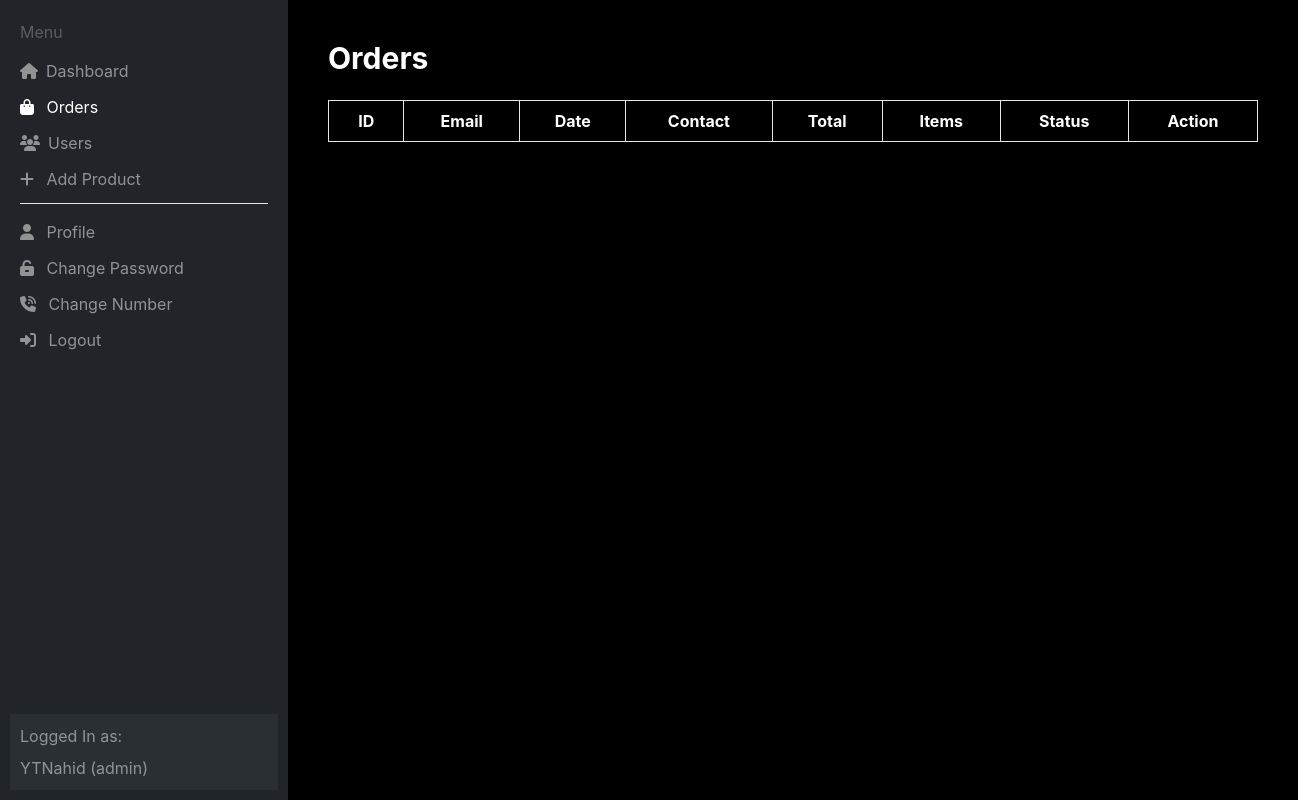
The app's page /orders.php (signed in), older data.
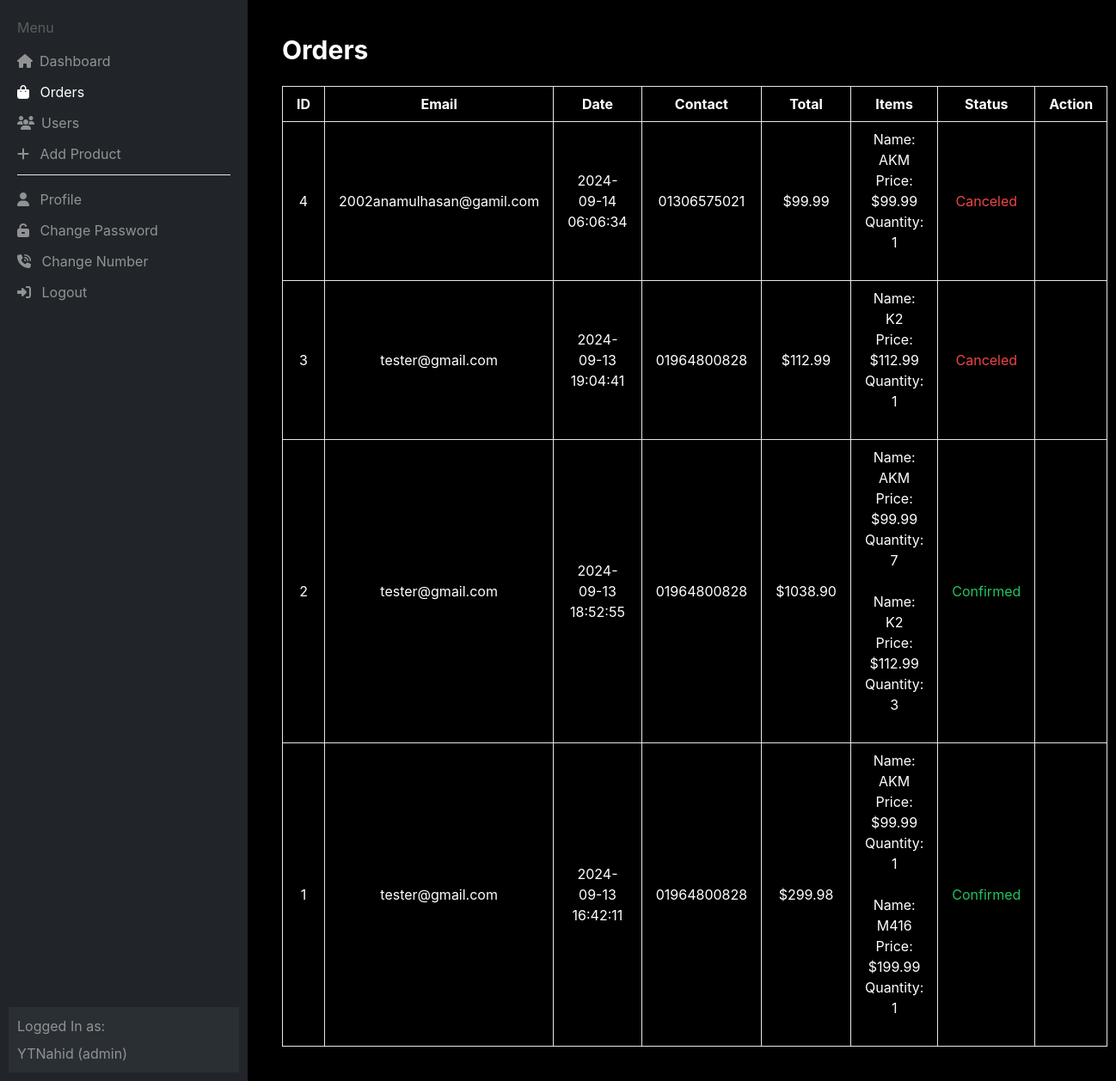
The same page, newer data.
### tables this page shows
CREATE TABLE `orders` (
  `id` int(11) NOT NULL,
  `email` varchar(255) NOT NULL,
  `order_date` timestamp NOT NULL DEFAULT current_timestamp(),
  `total` decimal(10,2) NOT NULL,
  `items` text NOT NULL,
  `status` varchar(50) NOT NULL DEFAULT 'pending'
);

CREATE TABLE `users` (
  `id` int(11) NOT NULL,
  `username` varchar(50) NOT NULL,
  `email` varchar(100) NOT NULL,
  `password` varchar(255) NOT NULL,
  `contact` varchar(50) NOT NULL,
  `gender` enum('male','female') NOT NULL,
  `birth_date` date NOT NULL,
  `role` varchar(50) NOT NULL DEFAULT 'customer',
  `created_at` timestamp NOT NULL DEFAULT current_timestamp()
);

### orders.php (the view, shortened to what this page needs)
<?php
include 'connect.php';
$role = $_SESSION['role'];
$username = $_SESSION['username'];
$sql = $conn->query("
    SELECT orders.*, users.contact
    FROM orders
    JOIN users ON orders.email = users.email
    ORDER BY orders.order_date DESC
");
$orders = $sql->fetch_all(MYSQLI_ASSOC);
?>
<!DOCTYPE html>
<html lang="en">
<head>
    <link rel="stylesheet" href="./css/global-style.css">
    <link rel="stylesheet" href="./css/style.css">
    <script src="https://cdn.tailwindcss.com"></script>
</head>
<body class="dashboard bg-black">
    <header class="column sidebar bg-bg-color w-72 h-screen justify-between fixed">
        <div class="column">
            <p class="text-white opacity-25">Menu</p>
            <nav>
                <ul class="nav-menu space-y-3">
                    <li class=""><a href="./dashboard.php"><i class="fa-solid fa-house"></i>Dashboard</a></li>
                    <?php if ($role === 'admin'): ?>
                        <li><a href="./orders.php" class="open"><i class="fa-solid fa-bag-shopping"></i> Orders</a></li>
                        <li><a href="./users.php"><i class="fa-solid fa-users pr-0"></i>Users</a></li>
                        <li><a href="./add_product.php"><i class="fa-solid fa-plus"></i> Add Product</a></li>
                    <?php endif; ?>
                    <li class="border-t pt-4 mt-[50px]"><a href="./profile.php"><i class="fa-solid fa-user"></i> Profile</a></li>
                    <li class=""><a href="./change_pass.php"><i class="fa-solid fa-unlock-keyhole"></i> Change Password</a></li>
                    <li class=""><a href="./change_number.php"><i class="fa-solid fa-phone-volume"></i> Change Number</a></li>
                    <li><a href="./logout.php"><i class="fa-solid fa-right-to-bracket"></i> Logout</a></li>
                </ul>
            </nav>
        </div>
        <div class="column current-user bg-[#343a40] gap-2">
            <p>Logged In as:</p>
            <p><?php echo $username . " (" . $role . ")"; ?></p>
        </div>
    </header>
    <main class="content ml-72 min-h-screen p-10">
        <h1 class="text-white text-3xl font-bold mb-6">Orders</h1>
        <table class="table-auto w-full bg-transparent text-white text-center border border-gray-700">
            <thead>
                <tr>
                    <th class="border px-4 py-2">ID</th>
                    <th class="border px-4 py-2">Email</th>
                    <th class="border px-4 py-2">Date</th>
                    <th class="border px-4 py-2">Contact</th>
                    <th class="border px-4 py-2">Total</th>
                    <th class="border px-4 py-2">Items</th>
                    <th class="border px-4 py-2">Status</th>
                    <th class="border px-4 py-2">Action</th>
                </tr>
            </thead>
            <tbody>
                <?php
                foreach ($orders as $order) {
                    echo '<tr>';
                    echo '<td class="border px-4 py-2">' . htmlspecialchars($order['id']) . '</td>';
                    echo '<td class="border px-4 py-2">' . htmlspecialchars($order['email']) . '</td>';
                    echo '<td class="border px-4 py-2">' . htmlspecialchars($order['order_date']) . '</td>';
                    echo '<td class="border px-4 py-2">' . htmlspecialchars($order['contact']) . '</td>';
                    echo '<td class="border px-4 py-2">$' . htmlspecialchars($order['total']) . '</td>';
                    $items = json_decode($order['items'], true);
                    if (is_array($items)) {
                        echo '<td class="border px-4 py-2">';
                        foreach ($items as $item) {
                            echo 'Name: ' . htmlspecialchars($item['name']) . '<br>';
                            echo 'Price: $' . htmlspecialchars($item['price']) . '<br>';
                            echo 'Quantity: ' . htmlspecialchars($item['quantity']) . '<br><br>';
                        }
                        echo '</td>';
                    } else {
                        echo '<td>Invalid item data</td>';
                    }
                    echo '<td class="border px-4 py-2" id="status-' . htmlspecialchars($order['id']) . '">';
                    if ($order['status'] === 'confirmed') {
                        echo '<span class="text-green-500">Confirmed</span>';
                    } elseif ($order['status'] === 'canceled') {
                        echo '<span class="text-red-500">Canceled</span>';
                    } else {
                        echo '<span class="text-yellow-500">Pending</span>';
                    }
                    echo '</td>';
                    echo '<td class="border px-4 py-2" id="action-' . htmlspecialchars($order['id']) . '">';
                    echo '</td>';
                    echo '</tr>';
                }
                ?>
            </tbody>
        </table>
    </main>
</body>
</html>

### css/global-style.css (style rules this page uses)
:root { --content-width: 100%; --gap: 15px; --column-padding: 10px; --primary-color: #e6533c; --bg-color: #222222; --heading-color: white; --text-color: white; --primary-font: 'Inter', sans-serif; }
* { transition: all 0.2s; font-family: var(--primary-font); box-sizing: border-box; scroll-behavior: smooth; }
body { margin: 0; }
.column { display: flex; flex-direction: column; width: 100%; max-width: var(--content-width); gap: var(--gap); padding: var(--column-padding); }
a { color: var(--text-color); text-decoration: none; }
ul { margin: 0; }

### css/style.css (style rules this page uses)
body { background-color: #212529; }
.sidebar .nav-menu a, .sidebar .current-user { color: white; opacity: 0.5; }
.sidebar .nav-menu a.open { opacity: 1; }
.sidebar .nav-menu i { padding-right: 8px; }

Row changes from the older to the newer data that the page shows:
added orders: id "4", email "2002anamulhasan@gamil.com", order_date "2024-09-14 06:06:34", users.contact "01306575021", total "99.99", name "AKM", price "99.99", quantity "1", status "Canceled"
added orders: id "3", email "tester@gmail.com", order_date "2024-09-13 19:04:41", users.contact "01964800828", total "112.99", name "K2", price "112.99", quantity "1", status "Canceled"
added orders: id "2", email "tester@gmail.com", order_date "2024-09-13 18:52:55", users.contact "01964800828", total "1038.90", name "AKM", price "99.99", quantity "7", name "K2", price "112.99", quantity "3", status "Confirmed"
added orders: id "1", email "tester@gmail.com", order_date "2024-09-13 16:42:11", users.contact "01964800828", total "299.98", name "AKM", price "99.99", quantity "1", name "M416", price "199.99", status "Confirmed"
